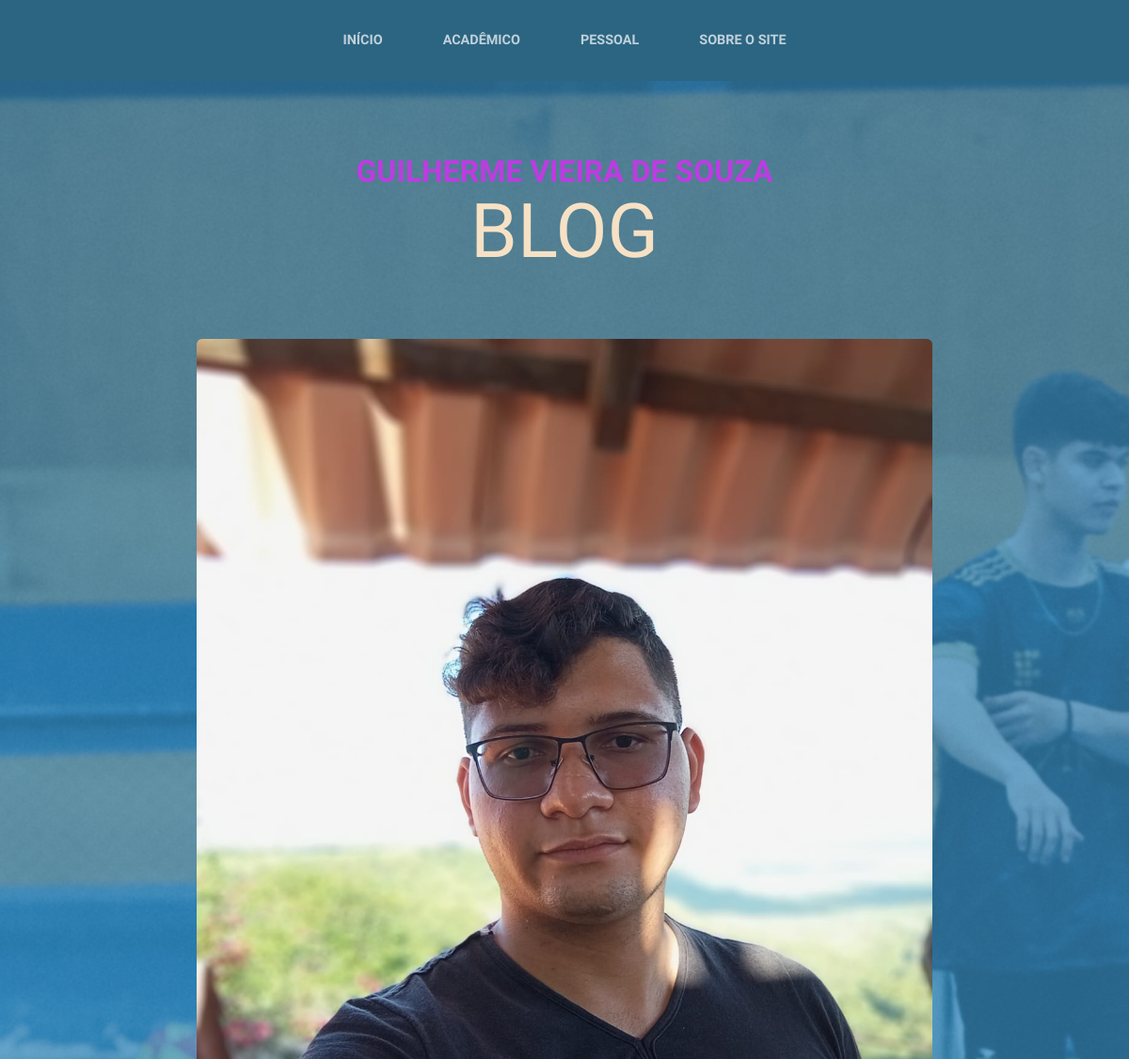
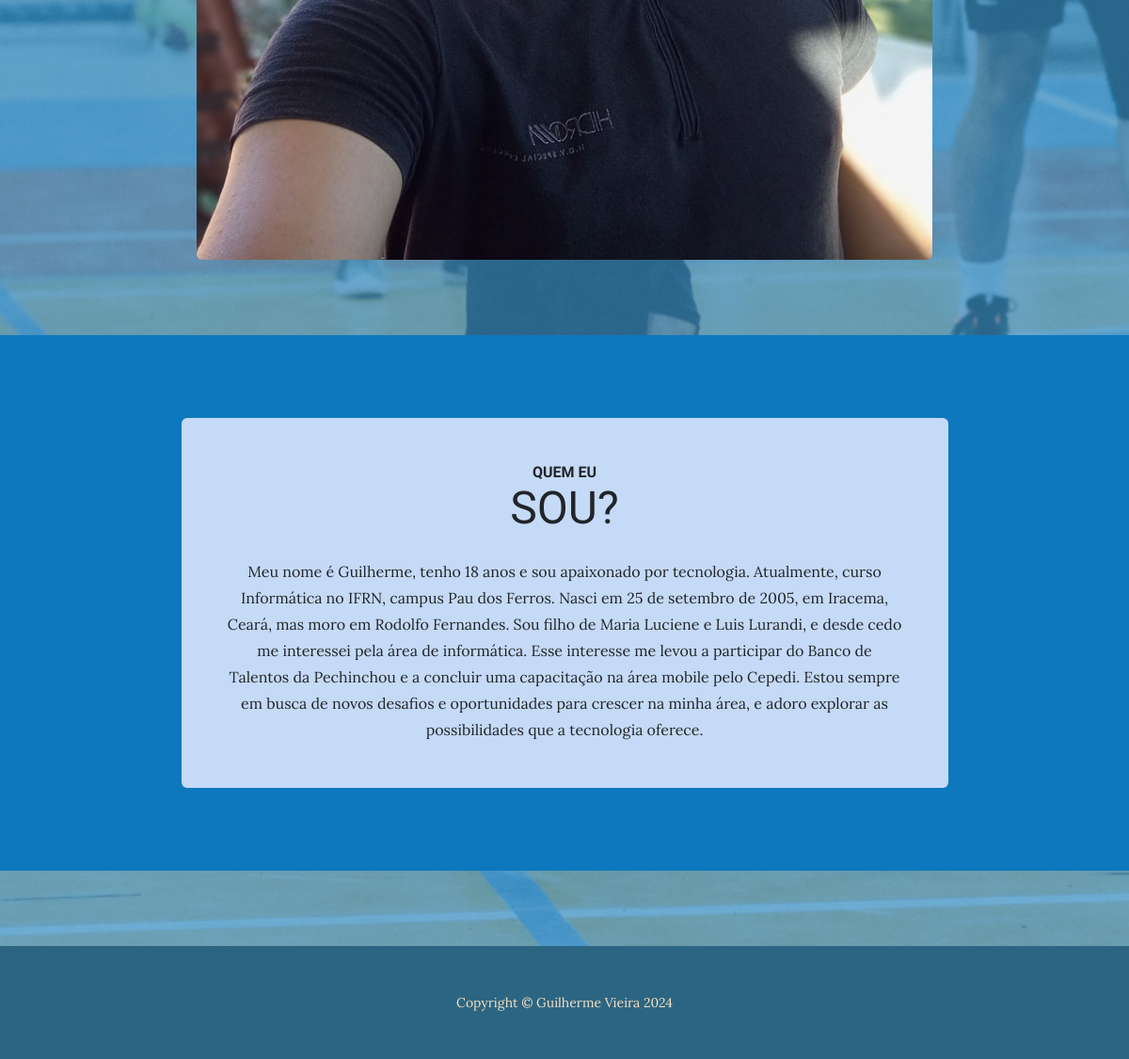
The page / on the database its author committed (2 pictures, top to bottom).
### blogProf/models.py (models this page shows, shortened)
class Pessoal(models.Model):
    titulo = models.CharField(max_length=100)
    subtitulo = models.CharField(max_length=100)
    descricao = models.TextField()
    imagemIntro = models.ImageField(upload_to='media/', blank=True)
    imagemBg = models.ImageField(upload_to='media/', blank=True)
    imagem = models.ImageField(upload_to='media/', blank=True)
    video = models.FileField(upload_to='videos/', blank=True)
    portfolio = models.URLField(blank=True)
    email = models.EmailField(blank=True)

### blogProf/views.py (the view)
# urls.py: path('', views.index, name ='index'),
def index(request):
    pessoal = Pessoal.objects.all().first()
    contexto = {
        'pessoal': pessoal,
    }
    return render(request, 'blogProf/home.html', contexto)

### blogProf/templates/blogProf/home.html
{% extends 'base.html'%}
{% load static %}
{% block content %}
<section class="page-section clearfix">
    <div class="container">
        <div class="intro">
            <img class="intro-img img-fluid mb-3 mb-lg-0 rounded" src="{{pessoal.imagemIntro.url}}" alt="..." />
        </div>
    </div>
</section>
<section class="page-section cta">
    <div class="container">
        <div class="row">
            <div class="col-xl-9 mx-auto">
                <div class="cta-inner bg-faded text-center rounded">
                    <h2 class="section-heading mb-4">
                        <span class="section-heading-upper">Quem eu</span>
                        <span class="section-heading-lower">sou?</span>
                    </h2>
                    <p class="mb-0">
                        {{pessoal.descricao}}
                    </p>
                </div>
            </div>
        </div>
    </div>
</section>
{% endblock %}

### rows shown on the page
Pessoal: imagemIntro (picture), descricao "Meu nome é Guilherme, tenho 18 anos e sou apaixonado por tecnologia. Atualmente, curso Informática no IFRN, campus Pau dos Ferros. Nasci em 25 de setembro de 2005, em Iracema, Ceará, mas moro em Rodolfo Fernandes. Sou filho de Maria Luciene e Luis Lurandi, e desde cedo me interessei pela área de informática. Esse interesse me levou a participar do Banco de Talentos da Pechinchou e a concluir uma capacitação na área mobile pelo Cepedi. Estou sempre em busca de novos desafios e oportunidades para crescer na minha área, e adoro explorar as possibilidades que a tecnologia oferece."
